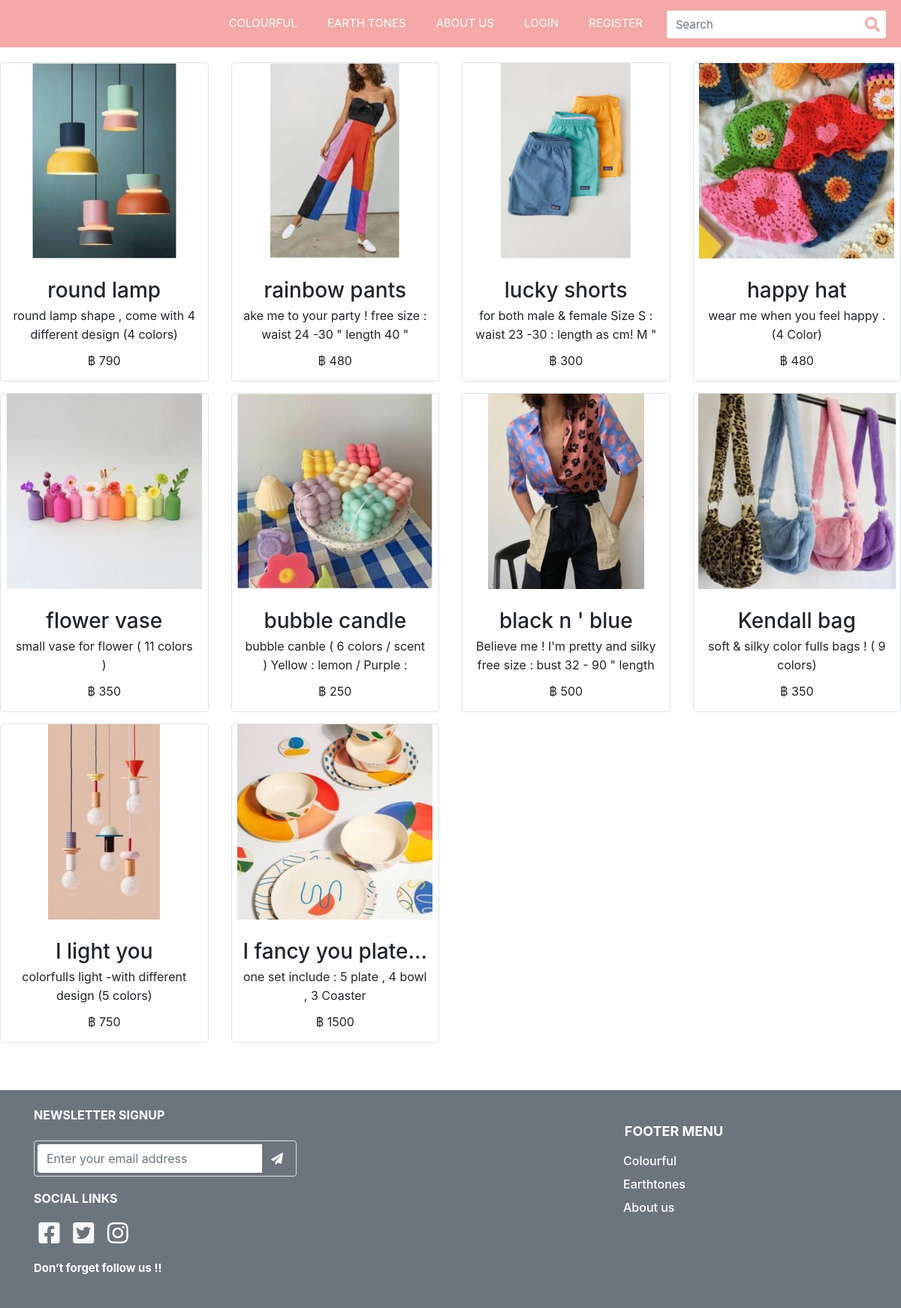
The app's page /List?category=Colourful with its own data.
### item/models.py (models this page shows, shortened)
class Item(models.Model):
    name = models.CharField(max_length=300)
    detail = models.TextField(max_length=1000)
    slug = models.SlugField(unique=True,default=None)
    img = models.ImageField(default='default_item.png', upload_to='item_pics')
    amount = models.PositiveIntegerField(default=0)
    category = models.ForeignKey(Category, on_delete=models.PROTECT,default=None)
    price = models.PositiveIntegerField(default=0)
    hashtag = models.TextField(max_length=100,default=None)
    class Meta:
        verbose_name_plural = "สินค้า"

### item/views.py (the view)
# urls.py: path('List',views.Listitem),
def Listitem(request):
    cat = request.GET['category']
    if cat == "Colourful":
        title = "COLOURFUL"
        some_colour = Category.objects.get(category="Colourful")
        Item_colour = Item.objects.all().filter(category=some_colour).order_by('-name')
        context = {'Item': Item_colour,'title' : title}
    else:
        title = "EARTH TONES"
        some_Earthtones = Category.objects.get(category="Earthtones")
        Item_Earthtones = Item.objects.all().filter(category=some_Earthtones).order_by('-name')
        context = {'Item': Item_Earthtones,'title' : title}
    return render(request,'Category.html',context=context)

### template/Category.html (shortened to what this page needs)
{% extends "1Navbar.html" %}
{% load static %}
{% block content %}
<!DOCTYPE html>
<html lang="en">
<head>
    <link rel="stylesheet" href="{% static 'css/COLORFUL.css' %}">
    <link rel="stylesheet" href="https://code.jquery.com/jquery-3.4.1.min.js" />
    <link rel="stylesheet" href="https://stackpath.bootstrapcdn.com/bootstrap/4.3.1/js/bootstrap.min.js" />
</head>
<body>
     <div class="productList1" id="productList1_">
        <div class="productWidget">
            <div class="row ">
                {% for item in Item %}
                <div class="item col-6 col-md-6 col-lg-3 mobileProductList1">
                    <div class="itemInner rounded" style="display: flex; overflow: hidden; width: 100%;">
                        <div class="thumbnail border rounded">
                            <div class="productImage rounded-top">
                                <img class="mx-auto"
                                    src="{{ item.img.url }}"
                                    alt="XOXO BonBon Liquid Matte Lip Limited Box Set "
                                    title="XOXO BonBon Liquid Matte Lip Limited Box Set " style="opacity: 1;">
                            </div>
                            <div class="productCaption">
                                <div class="productName">
                                    <h3 class="h3-hover">{{ item.name }}</h3>
                                </div>
                                <div class="productIntro">
                                    <p>{{ item.detail }} </p>
                                </div>
                                <div class="productPrice">
                                    <div class="ff-price fs-price fc-price">
                                        <span class="SpePrice">฿ {{ item.price }} </span>
                                    </div>
                                </div>
                            </div>
                        </div>
                    </div>
                </div>
                {% endfor %}
                </div>
            </div>
        </div>
    <footer>
      <div class="jumbotron jumbotron-fluid bg-secondary p-4 mt-5 mb-0">
        <div class="container">
          <div class="row">
            <div class="col-lg-4 col-md-6 mb-lg-0">
              <h6 class="text-uppercase font-weight-bold mb-4">NEWSLETTER SIGNUP</h6>
              <div class="p-1 rounded border">
                <div class="input-group">
                  <input type="email" placeholder="Enter your email address" aria-describedby="button-addon1"
                    class="form-control border-0 shadow-0">
                  <div class="input-group-append">
                    <button id="button-addon1" type="submit" class="btn btn-link"><i
                        class="fa fa-paper-plane"></i></button>
                  </div>
                </div>
              </div>
              <h5 class="card-title text-white display-4" style="font-size:16px">SOCIAL LINKS</h5>
              <a class="text-light" href="#"><i class="fab fa-facebook-square fa-fw fa-2x"></i></a>
              <a class="text-light" href="#"><i class="fab fa-twitter-square fa-fw fa-2x"></i></a>
              <a class="text-light" href="#"><i class="fab fa-instagram fa-fw fa-2x"></i></a>
              <h5 class="card-title text-white display-4" style="font-size:15px">Don’t forget follow us !!</h5>
            </div>
            <div class="col-sm-8 col-md-6">
              <div class="footermenu">
                <h5 class="card-title text-white display-4" style="font-size:18px">FOOTER MENU</h5>
                <a class="text-light" href="/List?category=Colourful">
                  <h6 class="card-title text-white" style="font-size:16px">Colourful</h6>
                </a>
                <a class="text-light" href="/List?category=Earthones">
                  <h6 class="card-title text-white" style="font-size:16px">Earthtones</h6>
                </a>
                <a class="text-light" href="/Aboutus">
                  <h6 class="card-title text-white" style="font-size:16px">About us</h6>
                </a>
              </div>
            </div>
          </div>
        </div>
      </div>
    </footer>
</body>
</html>
{% endblock %}

### template/1Navbar.html (shortened to what this page needs)
{% load static %}
<!DOCTYPE html>
<html lang="en">
<head>
    <link rel="stylesheet" href="https://use.fontawesome.com/releases/v5.4.2/css/all.css">
    <link rel="stylesheet" href="https://cdnjs.cloudflare.com/ajax/libs/normalize/5.0.0/normalize.min.css">
    <link rel='stylesheet' href='https://cdnjs.cloudflare.com/ajax/libs/twitter-bootstrap/4.0.0-beta.2/css/bootstrap.css'>
    <link rel="stylesheet" type="text/css" href="{% static 'css/home.css' %}">
    <link rel="stylesheet" href="{% static 'js/home.js' %}">
</head>
<body>
    <nav class="navbar navbar-expand-custom navbar-mainbg">
        <a class="logo" href="/"><img
            alt=""></a>
        <div class="collapse navbar-collapse" id="navbarSupportedContent">
          <ul class="navbar-nav ml-auto">
            <li class="nav-item ">
              <a class="nav-link" href="/List?category=Colourful"> COLOURFUL</a>
            </li>
            <li class="nav-item">
              <a class="nav-link" href="/List?category=Earthtones">EARTH TONES</a>
            </li>
            <li class="nav-item ">
              <a class="nav-link" href="/Aboutus">ABOUT US</a>
            </li>
            {% if user.is_authenticated %}
            <li class="nav-item">
              <a class="nav-link" href="/Myorder">ACCOUNT({{ user.username }})</a>
            </li>
            <li class="nav-item">
              <a class="nav-link" href="/Logout">LOGOUT</a>
            </li>
            {% else %}
            <li class="nav-item">
              <a class="nav-link" href="/Login">LOGIN</a>
            </li>
            <li class="nav-item">
              <a class="nav-link" href="/Register">REGISTER</a>
            </li>
            {% endif %}
          </ul>
          <form class="form-inline " method="GET">
            <div class="input-group search-box">
              <input type="text" style="margin-left: 12px; text-shadow: #535e67 2px;" class="form-control"
                placeholder="Search" required="required" name="q">
              <span class="input-group-btn">
                <button class="btn" style="color: #F4A8A8;" type="submit"><i class="fas fa-search"></i></button>
              </span>
            </div>
          </form>
        </div>
      </nav>
    {% block content %}
    {% endblock content %}
</body>
</html>

### staticfile/css/home.css (style rules this page uses)
.navbar-mainbg { width: 100%; background-color: #F4A8A8; padding: 0px; }
#navbarSupportedContent { overflow: hidden; position: relative; }
#navbarSupportedContent ul li a { color: rgb(255, 255, 255); text-decoration: none; font-size: 15px; display: block; padding: 20px 20px; position: relative; }
.search-box { position: relative; height: 34px; margin-right: 20px; }
.search-box input { border: 0; border-radius: 3px !important; padding-right: 40px; font-size: 15px; }
.search-box .input-group-btn { position: absolute; right: 0; top: 0; z-index: 999; }
.search-box .input-group-btn button { background-color: transparent; border: 0; padding: 4px 8px; font-size: 20px; }
@media (min-width: 992px) { .navbar-expand-custom { -ms-flex-flow: row nowrap; flex-flow: row nowrap; -ms-flex-pack: start; justify-content: flex-start; } }
@media (min-width: 992px) { .navbar-expand-custom .navbar-nav { -ms-flex-direction: row; flex-direction: row; } }
@media (min-width: 992px) { .navbar-expand-custom .navbar-collapse { display: -ms-flexbox!important; display: flex!important; -ms-flex-preferred-size: auto; flex-basis: auto; } }
.row h6 { color: white; }
.row h5 { margin-top: 20px; margin-bottom: 20px; font-weight: bold; }
.row button { color: white; margin-top: auto; margin-left: auto; }
.footermenu { margin-left: 75%; }
.footermenu h5 { text-align: center; }

### records on screen
Item: img (picture), name "round lamp", detail "round lamp shape , come with 4 different design (4 colors)", price "790"
Item: img (picture), name "rainbow pants", detail "ake me to your party ! free size : waist 24 -30 \" length 40 \"", price "480"
Item: img (picture), name "lucky shorts", detail "for both male & female Size S : waist 23 -30 : length as cm! M \"…", price "300"
Item: img (picture), name "happy hat", detail "wear me when you feel happy . (4 Color)", price "480"
Item: img (picture), name "flower vase", detail "small vase for flower ( 11 colors )", price "350"
Item: img (picture), name "bubble candle", detail "bubble canble ( 6 colors / scent ) Yellow : lemon / Purple :…", price "250"
Item: img (picture), name "black n ' blue", detail "Believe me ! I'm pretty and silky free size : bust 32 - 90 \" length…", price "500"
Item: img (picture), name "Kendall bag", detail "soft & silky color fulls bags ! ( 9 colors)", price "350"
Item: img (picture), name "I light you", detail "colorfulIs light -with different design (5 colors)", price "750"
Item: img (picture), name "I fancy you plate…", detail "one set include : 5 plate , 4 bowl , 3 Coaster", price "1500"
